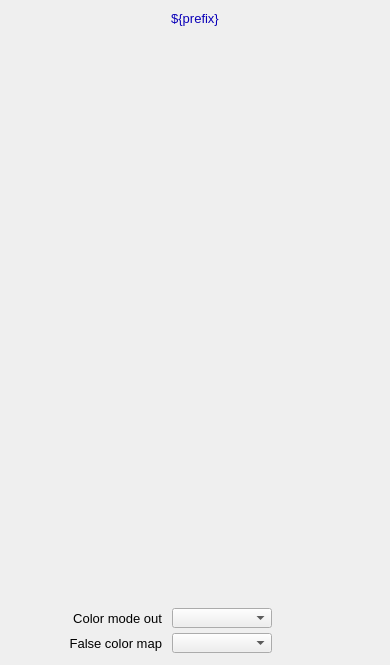
<?xml version="1.0" ?>
<ui version="4.0">
  <class>Dialog</class>
  <widget class="QWidget" name="screen">
    <property name="geometry">
      <rect>
        <x>193</x>
        <y>91</y>
        <width>390</width>
        <height>665</height>
      </rect>
    </property>
    <property name="styleSheet">
      <string notr="true">QWidget#screen {
  color: rgb(0, 0, 0);
  background-color: rgb(187, 187, 187);
  }</string>
    </property>
    <property name="windowTitle">
      <string>NDColorConvert</string>
    </property>
    <widget class="PyDMDrawingRectangle" name="rectangle">
      <property name="geometry">
        <rect>
          <x>0</x>
          <y>5</y>
          <width>390</width>
          <height>25</height>
        </rect>
      </property>
      <property name="brush" stdset="0">
        <brush brushstyle="SolidPattern">
          <color alpha="255">
            <red>218</red>
            <green>218</green>
            <blue>218</blue>
          </color>
        </brush>
      </property>
      <property name="penStyle" stdset="0">
        <enum>Qt::SolidLine</enum>
      </property>
      <property name="penColor" stdset="0">
        <color>
          <red>218</red>
          <green>218</green>
          <blue>218</blue>
        </color>
      </property>
      <property name="penWidth" stdset="0">
        <double>0</double>
      </property>
      <property name="penCapStyle" stdset="0">
        <enum>Qt::FlatCap</enum>
      </property>
      <property name="toolTip">
        <string>rectangle</string>
      </property>
    </widget>
    <widget class="QLabel" name="text">
      <property name="geometry">
        <rect>
          <x>0</x>
          <y>6</y>
          <width>390</width>
          <height>25</height>
        </rect>
      </property>
      <property name="text">
        <string>${prefix}</string>
      </property>
      <property name="font" stdset="0">
        <font>
          <pointsize>10</pointsize>
        </font>
      </property>
      <property name="brush" stdset="0">
        <brush brushstyle="SolidPattern">
          <color alpha="255">
            <red>10</red>
            <green>0</green>
            <blue>184</blue>
          </color>
        </brush>
      </property>
      <property name="toolTip">
        <string>text</string>
      </property>
      <property name="alignment">
        <set>Qt::AlignCenter</set>
      </property>
      <property name="styleSheet">
        <string notr="true">QLabel#text {
  color: rgb(10, 0, 184);
  }</string>
      </property>
    </widget>
    <widget class="PyDMEmbeddedDisplay" name="composite">
      <property name="geometry">
        <rect>
          <x>5</x>
          <y>40</y>
          <width>380</width>
          <height>555</height>
        </rect>
      </property>
      <property name="toolTip">
        <string>composite</string>
      </property>
      <property name="filename" stdset="0">
        <string>PluginBase_V33.ui</string>
      </property>
    </widget>
    <widget class="PyDMDrawingRectangle" name="rectangle_1">
      <property name="geometry">
        <rect>
          <x>5</x>
          <y>600</y>
          <width>380</width>
          <height>60</height>
        </rect>
      </property>
      <property name="brush" stdset="0">
        <brush brushstyle="NoBrush">
          <color alpha="255">
            <red>0</red>
            <green>0</green>
            <blue>0</blue>
          </color>
        </brush>
      </property>
      <property name="penStyle" stdset="0">
        <enum>Qt::SolidLine</enum>
      </property>
      <property name="penColor" stdset="0">
        <color>
          <red>0</red>
          <green>0</green>
          <blue>0</blue>
        </color>
      </property>
      <property name="penWidth" stdset="0">
        <double>1</double>
      </property>
      <property name="penCapStyle" stdset="0">
        <enum>Qt::FlatCap</enum>
      </property>
      <property name="toolTip">
        <string>rectangle_1</string>
      </property>
    </widget>
    <widget class="QLabel" name="text_1">
      <property name="geometry">
        <rect>
          <x>22</x>
          <y>608</y>
          <width>140</width>
          <height>20</height>
        </rect>
      </property>
      <property name="text">
        <string>Color mode out</string>
      </property>
      <property name="font" stdset="0">
        <font>
          <pointsize>10</pointsize>
        </font>
      </property>
      <property name="brush" stdset="0">
        <brush brushstyle="SolidPattern">
          <color alpha="255">
            <red>0</red>
            <green>0</green>
            <blue>0</blue>
          </color>
        </brush>
      </property>
      <property name="toolTip">
        <string>text_1</string>
      </property>
      <property name="alignment">
        <set>Qt::AlignRight|Qt::AlignTrailing|Qt::AlignVCenter</set>
      </property>
      <property name="styleSheet">
        <string notr="true">QLabel#text_1 {
  color: rgb(0, 0, 0);
  }</string>
      </property>
    </widget>
    <widget class="PyDMEnumComboBox" name="menu">
      <property name="geometry">
        <rect>
          <x>172</x>
          <y>608</y>
          <width>100</width>
          <height>20</height>
        </rect>
      </property>
      <property name="toolTip">
        <string>${prefix}ColorModeOut</string>
      </property>
      <property name="channel" stdset="0">
        <string>ca://${prefix}ColorModeOut</string>
      </property>
      <property name="font" stdset="0">
        <font>
          <pointsize>10</pointsize>
        </font>
      </property>
      <property name="styleSheet">
        <string notr="true">PyDMEnumComboBox#menu {
  color: rgb(0, 0, 0);
  background-color: rgb(115, 223, 255);
  }</string>
      </property>
    </widget>
    <widget class="PyDMLabel" name="text_update">
      <property name="geometry">
        <rect>
          <x>278</x>
          <y>609</y>
          <width>100</width>
          <height>18</height>
        </rect>
      </property>
      <property name="toolTip">
        <string>PV: ${prefix}ColorModeOut_RBV</string>
      </property>
      <property name="channel" stdset="0">
        <string>ca://${prefix}ColorModeOut_RBV</string>
      </property>
      <property name="displayFormat" stdset="0">
        <enum>PyDMLabel::String</enum>
      </property>
      <property name="font" stdset="0">
        <font>
          <pointsize>10</pointsize>
        </font>
      </property>
      <property name="alignment">
        <set>Qt::AlignLeading|Qt::AlignLeft|Qt::AlignVCenter</set>
      </property>
      <property name="textInteractionFlags">
        <set>Qt::TextSelectableByKeyboard|Qt::TextSelectableByMouse</set>
      </property>
      <property name="styleSheet">
        <string notr="true">PyDMLabel#text_update {
  color: rgb(10, 0, 184);
  background-color: rgb(187, 187, 187);
  }</string>
      </property>
    </widget>
    <widget class="QLabel" name="text_2">
      <property name="geometry">
        <rect>
          <x>12</x>
          <y>633</y>
          <width>150</width>
          <height>20</height>
        </rect>
      </property>
      <property name="text">
        <string>False color map</string>
      </property>
      <property name="font" stdset="0">
        <font>
          <pointsize>10</pointsize>
        </font>
      </property>
      <property name="brush" stdset="0">
        <brush brushstyle="SolidPattern">
          <color alpha="255">
            <red>0</red>
            <green>0</green>
            <blue>0</blue>
          </color>
        </brush>
      </property>
      <property name="toolTip">
        <string>text_2</string>
      </property>
      <property name="alignment">
        <set>Qt::AlignRight|Qt::AlignTrailing|Qt::AlignVCenter</set>
      </property>
      <property name="styleSheet">
        <string notr="true">QLabel#text_2 {
  color: rgb(0, 0, 0);
  }</string>
      </property>
    </widget>
    <widget class="PyDMEnumComboBox" name="menu_1">
      <property name="geometry">
        <rect>
          <x>172</x>
          <y>633</y>
          <width>100</width>
          <height>20</height>
        </rect>
      </property>
      <property name="toolTip">
        <string>${prefix}FalseColor</string>
      </property>
      <property name="channel" stdset="0">
        <string>ca://${prefix}FalseColor</string>
      </property>
      <property name="font" stdset="0">
        <font>
          <pointsize>10</pointsize>
        </font>
      </property>
      <property name="styleSheet">
        <string notr="true">PyDMEnumComboBox#menu_1 {
  color: rgb(0, 0, 0);
  background-color: rgb(115, 223, 255);
  }</string>
      </property>
    </widget>
    <widget class="PyDMLabel" name="text_update_1">
      <property name="geometry">
        <rect>
          <x>278</x>
          <y>634</y>
          <width>100</width>
          <height>18</height>
        </rect>
      </property>
      <property name="toolTip">
        <string>PV: ${prefix}FalseColor_RBV</string>
      </property>
      <property name="channel" stdset="0">
        <string>ca://${prefix}FalseColor_RBV</string>
      </property>
      <property name="displayFormat" stdset="0">
        <enum>PyDMLabel::String</enum>
      </property>
      <property name="font" stdset="0">
        <font>
          <pointsize>10</pointsize>
        </font>
      </property>
      <property name="alignment">
        <set>Qt::AlignLeading|Qt::AlignLeft|Qt::AlignVCenter</set>
      </property>
      <property name="textInteractionFlags">
        <set>Qt::TextSelectableByKeyboard|Qt::TextSelectableByMouse</set>
      </property>
      <property name="styleSheet">
        <string notr="true">PyDMLabel#text_update_1 {
  color: rgb(10, 0, 184);
  background-color: rgb(187, 187, 187);
  }</string>
      </property>
    </widget>
  </widget>
  <customwidgets>
    <customwidget>
      <class>PyDMDrawingRectangle</class>
      <extends>QWidget</extends>
      <header>pydm.widgets.drawing</header>
    </customwidget>
    <customwidget>
      <class>PyDMLabel</class>
      <extends>QLabel</extends>
      <header>pydm.widgets.label</header>
    </customwidget>
    <customwidget>
      <class>PyDMEmbeddedDisplay</class>
      <extends>QFrame</extends>
      <header>pydm.widgets.embedded_display</header>
    </customwidget>
    <customwidget>
      <class>PyDMEnumComboBox</class>
      <extends>QComboBox</extends>
      <header>pydm.widgets.enum_combo_box</header>
    </customwidget>
  </customwidgets>
</ui>
